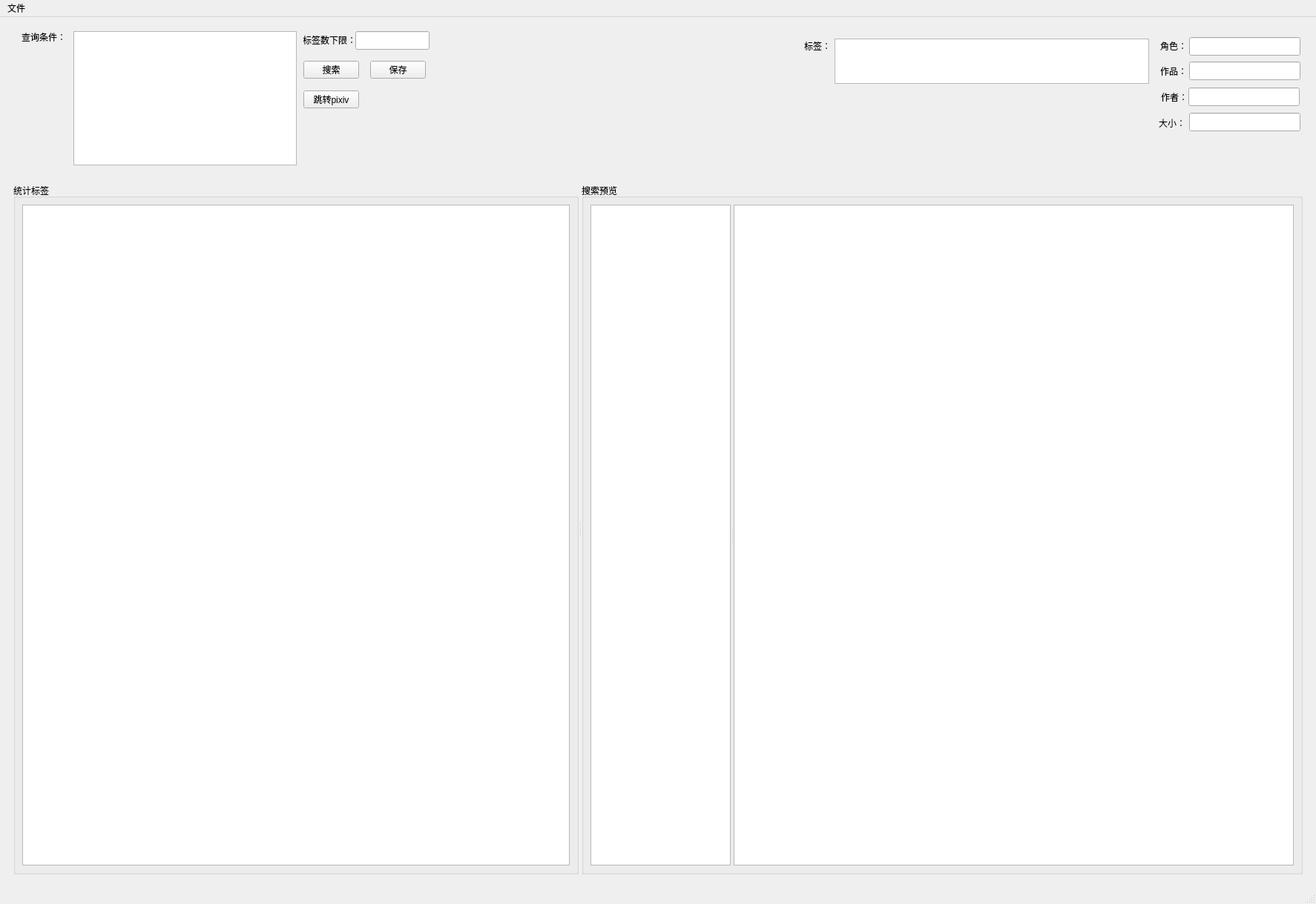
<?xml version="1.0" encoding="UTF-8"?>
<ui version="4.0">
 <class>Manager</class>
 <widget class="QMainWindow" name="Manager">
  <property name="geometry">
   <rect>
    <x>0</x>
    <y>0</y>
    <width>1774</width>
    <height>1219</height>
   </rect>
  </property>
  <property name="acceptDrops">
   <bool>true</bool>
  </property>
  <property name="windowTitle">
   <string>标签翻译</string>
  </property>
  <widget class="QWidget" name="centralwidget">
   <layout class="QVBoxLayout" name="verticalLayout">
    <item>
     <widget class="QWidget" name="widget" native="true">
      <property name="sizePolicy">
       <sizepolicy hsizetype="Expanding" vsizetype="Expanding">
        <horstretch>0</horstretch>
        <verstretch>0</verstretch>
       </sizepolicy>
      </property>
      <property name="minimumSize">
       <size>
        <width>0</width>
        <height>200</height>
       </size>
      </property>
      <property name="maximumSize">
       <size>
        <width>16777215</width>
        <height>200</height>
       </size>
      </property>
      <widget class="QLineEdit" name="lineEdit_minCount">
       <property name="geometry">
        <rect>
         <x>470</x>
         <y>10</y>
         <width>100</width>
         <height>25</height>
        </rect>
       </property>
      </widget>
      <widget class="QLabel" name="label_11">
       <property name="geometry">
        <rect>
         <x>400</x>
         <y>12</y>
         <width>71</width>
         <height>20</height>
        </rect>
       </property>
       <property name="text">
        <string>标签数下限：</string>
       </property>
       <property name="alignment">
        <set>Qt::AlignRight|Qt::AlignTrailing|Qt::AlignVCenter</set>
       </property>
      </widget>
      <widget class="QTextEdit" name="textEdit_search">
       <property name="geometry">
        <rect>
         <x>90</x>
         <y>10</y>
         <width>301</width>
         <height>181</height>
        </rect>
       </property>
      </widget>
      <widget class="QLabel" name="label">
       <property name="geometry">
        <rect>
         <x>20</x>
         <y>10</y>
         <width>55</width>
         <height>16</height>
        </rect>
       </property>
       <property name="text">
        <string>查询条件：</string>
       </property>
      </widget>
      <widget class="QPushButton" name="pushButton_seach">
       <property name="geometry">
        <rect>
         <x>400</x>
         <y>50</y>
         <width>75</width>
         <height>24</height>
        </rect>
       </property>
       <property name="text">
        <string>搜索</string>
       </property>
      </widget>
      <widget class="QPushButton" name="pushButton_save">
       <property name="geometry">
        <rect>
         <x>490</x>
         <y>50</y>
         <width>75</width>
         <height>24</height>
        </rect>
       </property>
       <property name="text">
        <string>保存</string>
       </property>
      </widget>
      <widget class="QPushButton" name="pushButton_jump">
       <property name="geometry">
        <rect>
         <x>400</x>
         <y>90</y>
         <width>75</width>
         <height>24</height>
        </rect>
       </property>
       <property name="text">
        <string>跳转pixiv</string>
       </property>
      </widget>
      <widget class="QLineEdit" name="lineEdit_author">
       <property name="geometry">
        <rect>
         <x>1593</x>
         <y>86</y>
         <width>150</width>
         <height>25</height>
        </rect>
       </property>
      </widget>
      <widget class="QLabel" name="label_16">
       <property name="geometry">
        <rect>
         <x>1531</x>
         <y>89</y>
         <width>61</width>
         <height>20</height>
        </rect>
       </property>
       <property name="text">
        <string>作者：</string>
       </property>
       <property name="alignment">
        <set>Qt::AlignRight|Qt::AlignTrailing|Qt::AlignVCenter</set>
       </property>
      </widget>
      <widget class="QLabel" name="label_5">
       <property name="geometry">
        <rect>
         <x>1530</x>
         <y>54</y>
         <width>61</width>
         <height>20</height>
        </rect>
       </property>
       <property name="text">
        <string>作品：</string>
       </property>
       <property name="alignment">
        <set>Qt::AlignRight|Qt::AlignTrailing|Qt::AlignVCenter</set>
       </property>
      </widget>
      <widget class="QLabel" name="label_2">
       <property name="geometry">
        <rect>
         <x>1050</x>
         <y>20</y>
         <width>61</width>
         <height>20</height>
        </rect>
       </property>
       <property name="text">
        <string>标签：</string>
       </property>
       <property name="alignment">
        <set>Qt::AlignRight|Qt::AlignTrailing|Qt::AlignVCenter</set>
       </property>
      </widget>
      <widget class="QLineEdit" name="lineEdit_role">
       <property name="geometry">
        <rect>
         <x>1594</x>
         <y>18</y>
         <width>150</width>
         <height>25</height>
        </rect>
       </property>
      </widget>
      <widget class="QLineEdit" name="lineEdit_works">
       <property name="geometry">
        <rect>
         <x>1594</x>
         <y>51</y>
         <width>150</width>
         <height>25</height>
        </rect>
       </property>
      </widget>
      <widget class="QTextEdit" name="textEdit_tag">
       <property name="geometry">
        <rect>
         <x>1116</x>
         <y>20</y>
         <width>424</width>
         <height>61</height>
        </rect>
       </property>
      </widget>
      <widget class="QLabel" name="label_12">
       <property name="geometry">
        <rect>
         <x>1530</x>
         <y>20</y>
         <width>61</width>
         <height>20</height>
        </rect>
       </property>
       <property name="text">
        <string>角色：</string>
       </property>
       <property name="alignment">
        <set>Qt::AlignRight|Qt::AlignTrailing|Qt::AlignVCenter</set>
       </property>
      </widget>
      <widget class="QLineEdit" name="lineEdit_size">
       <property name="geometry">
        <rect>
         <x>1594</x>
         <y>120</y>
         <width>150</width>
         <height>25</height>
        </rect>
       </property>
       <property name="readOnly">
        <bool>true</bool>
       </property>
      </widget>
      <widget class="QLabel" name="label_15">
       <property name="geometry">
        <rect>
         <x>1528</x>
         <y>124</y>
         <width>61</width>
         <height>20</height>
        </rect>
       </property>
       <property name="text">
        <string>大小：</string>
       </property>
       <property name="alignment">
        <set>Qt::AlignRight|Qt::AlignTrailing|Qt::AlignVCenter</set>
       </property>
      </widget>
     </widget>
    </item>
    <item>
     <widget class="QWidget" name="widget_2" native="true">
      <layout class="QHBoxLayout" name="horizontalLayout">
       <item>
        <widget class="QSplitter" name="splitter">
         <property name="orientation">
          <enum>Qt::Horizontal</enum>
         </property>
         <widget class="QGroupBox" name="groupBox">
          <property name="sizePolicy">
           <sizepolicy hsizetype="Preferred" vsizetype="Preferred">
            <horstretch>3</horstretch>
            <verstretch>0</verstretch>
           </sizepolicy>
          </property>
          <property name="minimumSize">
           <size>
            <width>0</width>
            <height>0</height>
           </size>
          </property>
          <property name="title">
           <string>统计标签</string>
          </property>
          <layout class="QHBoxLayout" name="horizontalLayout_3">
           <item>
            <widget class="QTableView" name="tableView"/>
           </item>
          </layout>
         </widget>
         <widget class="QGroupBox" name="groupBox_2">
          <property name="sizePolicy">
           <sizepolicy hsizetype="Preferred" vsizetype="Preferred">
            <horstretch>2</horstretch>
            <verstretch>0</verstretch>
           </sizepolicy>
          </property>
          <property name="title">
           <string>搜索预览</string>
          </property>
          <layout class="QHBoxLayout" name="horizontalLayout_2">
           <item>
            <widget class="QSplitter" name="splitter_2">
             <property name="orientation">
              <enum>Qt::Horizontal</enum>
             </property>
             <widget class="QListView" name="listView">
              <property name="sizePolicy">
               <sizepolicy hsizetype="Expanding" vsizetype="Expanding">
                <horstretch>1</horstretch>
                <verstretch>0</verstretch>
               </sizepolicy>
              </property>
              <property name="selectionMode">
               <enum>QAbstractItemView::ExtendedSelection</enum>
              </property>
             </widget>
             <widget class="QGraphicsView" name="graphicsView">
              <property name="sizePolicy">
               <sizepolicy hsizetype="Expanding" vsizetype="Expanding">
                <horstretch>4</horstretch>
                <verstretch>0</verstretch>
               </sizepolicy>
              </property>
              <property name="minimumSize">
               <size>
                <width>0</width>
                <height>0</height>
               </size>
              </property>
              <property name="verticalScrollBarPolicy">
               <enum>Qt::ScrollBarAlwaysOff</enum>
              </property>
              <property name="horizontalScrollBarPolicy">
               <enum>Qt::ScrollBarAlwaysOff</enum>
              </property>
             </widget>
            </widget>
           </item>
          </layout>
         </widget>
        </widget>
       </item>
      </layout>
     </widget>
    </item>
   </layout>
  </widget>
  <widget class="QMenuBar" name="menubar">
   <property name="geometry">
    <rect>
     <x>0</x>
     <y>0</y>
     <width>1774</width>
     <height>22</height>
    </rect>
   </property>
   <widget class="QMenu" name="menu">
    <property name="title">
     <string>文件</string>
    </property>
    <addaction name="actionOpen"/>
   </widget>
   <addaction name="menu"/>
  </widget>
  <widget class="QStatusBar" name="statusbar"/>
  <action name="actionOpen">
   <property name="text">
    <string>打开</string>
   </property>
   <property name="shortcut">
    <string>Ctrl+O</string>
   </property>
  </action>
  <action name="actiondf">
   <property name="text">
    <string>df</string>
   </property>
  </action>
 </widget>
 <resources/>
 <connections/>
</ui>
